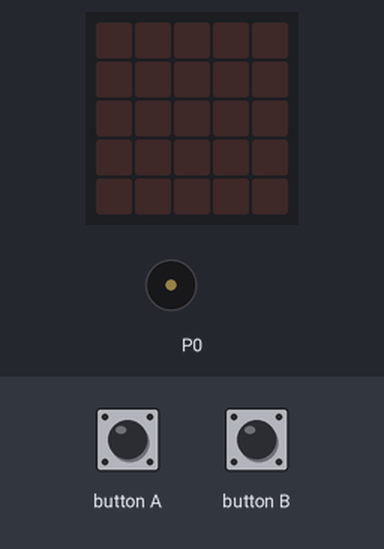
Simulated run of this program. Board: BBC micro:bit (MakeCode). Shown: the board's 5×5 LED display, buzzer (waves = sounding). The test bench sets the inputs (shaded band).

Above: at 1.2 s.
1.3 s: button A pressed for 0.15 s
At 1.9 s:
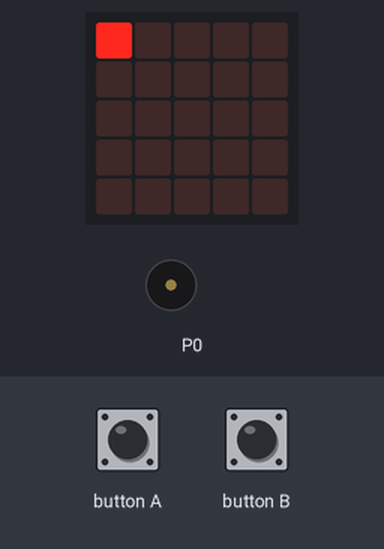
4.3 s: button B pressed for 0.15 s
7.4 s: button A pressed for 0.15 s
10.4 s: button B pressed for 0.15 s
At 10.85 s:
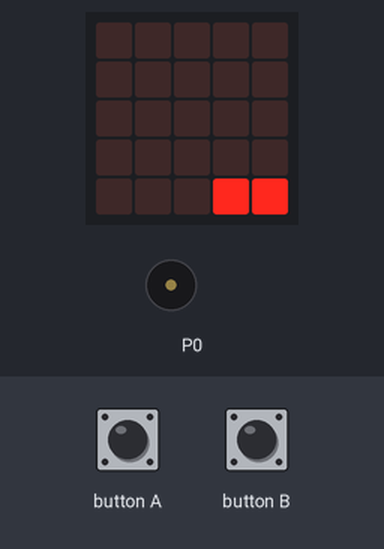
13.4 s: button B pressed for 0.15 s
At 15.3 s:
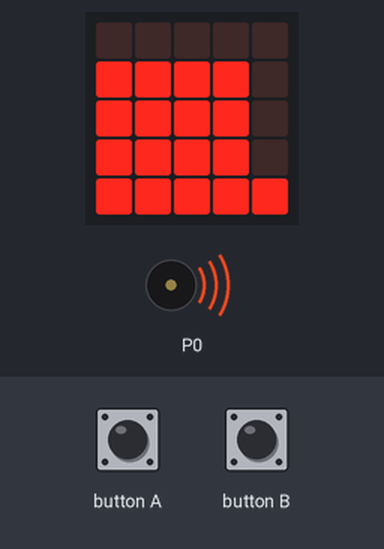
Timing chart, 0 to 17.3 s (numbered marks = the images above; inputs shaded):
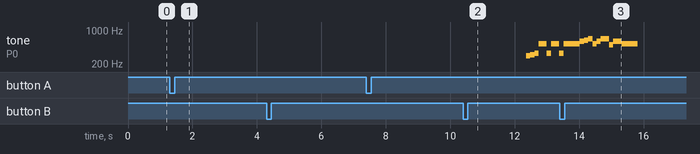

The program:

main.ts
```typescript
let x = 0
let y = 0
let flag = 0
function show4 () {
    for (let index = 0; index <= 4; index++) {
        for (let x = 0; x <= 4; x++) {
            led.plot(index, x)
        }
        for (let x = 0; x <= 4; x++) {
            led.plot(x, index)
        }
        basic.pause(100)
    }
}
input.onButtonPressed(Button.A, function () {
    show1()
    show0()
    basic.pause(50)
    show2()
    show3()
    basic.pause(50)
    show4()
    basic.pause(50)
    show5()
    music.startMelody(music.builtInMelody(Melodies.Entertainer), MelodyOptions.Once)
})
function show5 () {
    for (let index = 0; index <= 4; index++) {
        for (let x = 0; x <= 4; x++) {
            led.unplot(index, x)
        }
        basic.pause(100)
    }
}
function show3 () {
    for (let index = 0; index <= 4; index++) {
        for (let x = 0; x <= 4; x++) {
            led.unplot(x, index)
        }
        for (let x = 0; x <= 4; x++) {
            led.unplot(index, x)
        }
        basic.pause(100)
    }
}
input.onButtonPressed(Button.B, function () {
    basic.showLeds(`
        . . . . .
        . . . . .
        . . . . .
        . . . . .
        . . . . .
        `)
})
function show0 () {
    basic.showLeds(`
        . . . . .
        . . . . .
        . . . . .
        . . . . .
        . . . . .
        `)
    basic.pause(50)
    basic.showLeds(`
        # # # # #
        # # # # #
        # # # # #
        # # # # #
        # # # # #
        `)
}
function show1 () {
    basic.showLeds(`
        . . . . .
        . . . . .
        . . . . .
        . . . . .
        . . . . .
        `)
    x = 0
    y = 0
    // 0:向右  1：向下
    // 2：向左  3：向上
    flag = 0
    for (let index = 0; index <= 24; index++) {
        led.plot(x, y)
        if (flag == 0) {
            x += 1
        }
        if (flag == 1) {
            y += 1
        }
        if (flag == 2) {
            x += -1
        }
        if (flag == 3) {
            y += -1
        }
        if (x == 4 && y == 0) {
            flag = 1
        }
        if (x == 4 && y == 4) {
            flag = 2
        }
        if (x == 0 && y == 4) {
            flag = 3
        }
        if (x == 0 && y == 1) {
            flag = 0
        }
        if (x == 3 && y == 1) {
            flag = 1
        }
        if (x == 3 && y == 3) {
            flag = 2
        }
        if (x == 1 && y == 3) {
            flag = 3
        }
        if (x == 1 && y == 2) {
            flag = 0
        }
        if (x == 2 && y == 2) {
            led.plot(x, y)
            basic.pause(500)
            break;
        }
        basic.pause(100)
    }
}
function show2 () {
    for (let x = 0; x <= 4; x++) {
        for (let y = 0; y <= 4; y++) {
            led.unplot(x, y)
            basic.pause(100)
        }
    }
    for (let x = 0; x <= 4; x++) {
        for (let y = 0; y <= 4; y++) {
            led.plot(y, x)
            basic.pause(100)
        }
    }
}
```

test.ts
```typescript
// 在此处测试；当此软件包作为插件使用时，将不会编译此软件包。
```

Measured:
- after the input at 1.3 s, the display: changes after 0.55 s (image 1)
- after the input at 10.4 s, the display: first differs from a run without the input after 0.15 s (image 2 shows a later state)
- by itself, tone on P0: plays 523 Hz for 0.51 s, 587 Hz for 0.13 s, 622 Hz for 0.13 s, 659 Hz for 0.13 s, 523 Hz for 0.13 s, 587 Hz for 0.13 s … (10 notes in this stretch)
- what the display in image 2 shows lasts 0.4 s, from 10.7 s to 11.1 s
- what the display in image 3 shows lasts 0.5 s, from 15.1 s to 15.6 s
